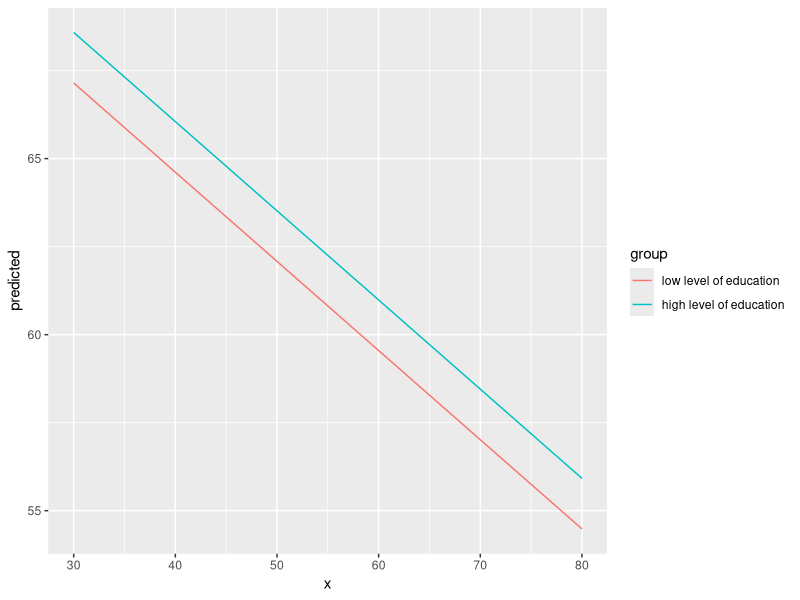
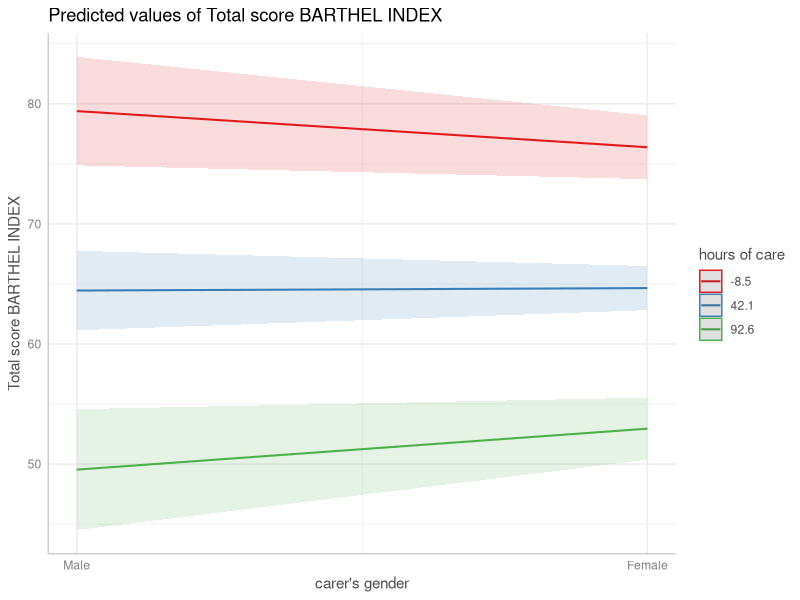
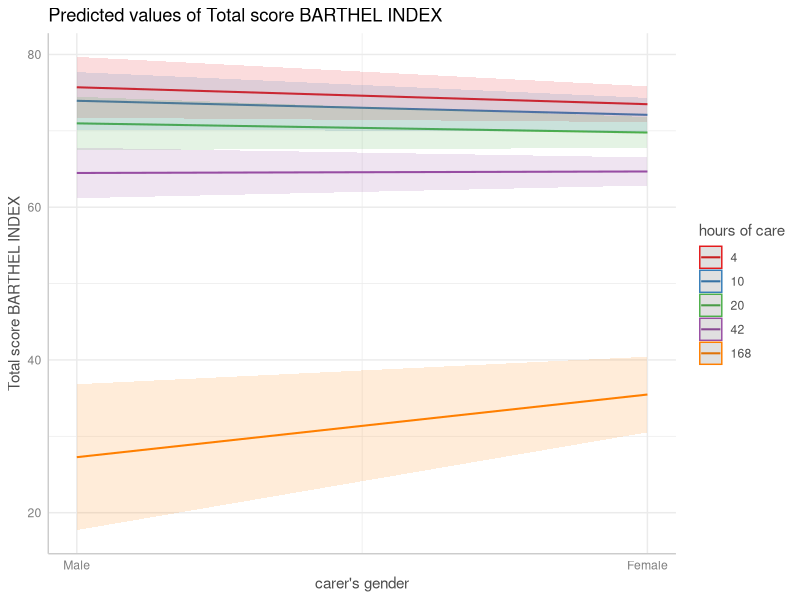

Here is the R script that generated these plots, in order: (Note: this script raises an error after producing the figures.)
## ----set-options, echo = FALSE------------------------------------------------------------------------------------------------------------------------------------------------------------------------------------------------------------------------------------------------------------------------------------------------------------------------------------------------------------------------------------------------------------------------------------------------------------------------------------------------------------------------------------------------------------------------------------------------------------------------------------------------------------------------------------------------------------------------------------------------------------------------------------------------
knitr::opts_chunk$set(collapse = TRUE, comment = "#>", dev = "png", fig.width = 7, fig.height = 4, message = FALSE, warning = FALSE)
options(width = 800)

## -----------------------------------------------------------------------------------------------------------------------------------------------------------------------------------------------------------------------------------------------------------------------------------------------------------------------------------------------------------------------------------------------------------------------------------------------------------------------------------------------------------------------------------------------------------------------------------------------------------------------------------------------------------------------------------------------------------------------------------------------------------------------------------------------------------------------------
library(ggeffects)
library(ggplot2)
data(efc)
fit <- lm(barthtot ~ c12hour + neg_c_7 + c161sex + c172code, data = efc)

mydf <- ggpredict(fit, terms = c("c12hour [30:80]", "c172code [1,3]"))
mydf
ggplot(mydf, aes(x, predicted, colour = group)) + geom_line()

## -----------------------------------------------------------------------------------------------------------------------------------------------------------------------------------------------------------------------------------------------------------------------------------------------------------------------------------------------------------------------------------------------------------------------------------------------------------------------------------------------------------------------------------------------------------------------------------------------------------------------------------------------------------------------------------------------------------------------------------------------------------------------------------------------------------------------------
data(mtcars)
mpg_model <- lm(mpg ~ log(hp), data = mtcars)

# x-values and predictions based on the log(hp)-values
ggpredict(mpg_model, "hp")

# x-values and predictions based on hp-values from 50 to 150
ggpredict(mpg_model, "hp [50:150]")

## -----------------------------------------------------------------------------------------------------------------------------------------------------------------------------------------------------------------------------------------------------------------------------------------------------------------------------------------------------------------------------------------------------------------------------------------------------------------------------------------------------------------------------------------------------------------------------------------------------------------------------------------------------------------------------------------------------------------------------------------------------------------------------------------------------------------------------
# range for x-values with .5-steps
ggpredict(mpg_model, "hp [50:60 by=.5]")

## -----------------------------------------------------------------------------------------------------------------------------------------------------------------------------------------------------------------------------------------------------------------------------------------------------------------------------------------------------------------------------------------------------------------------------------------------------------------------------------------------------------------------------------------------------------------------------------------------------------------------------------------------------------------------------------------------------------------------------------------------------------------------------------------------------------------------------
data(efc)
# short variable label, for plot
attr(efc$c12hour, "label") <- "hours of care"
fit <- lm(barthtot ~ c12hour * c161sex + neg_c_7, data = efc)

mydf <- ggpredict(fit, terms = c("c161sex", "c12hour [meansd]"))
plot(mydf)

mydf <- ggpredict(fit, terms = c("c161sex", "c12hour [quart]"))
plot(mydf)

## -----------------------------------------------------------------------------------------------------------------------------------------------------------------------------------------------------------------------------------------------------------------------------------------------------------------------------------------------------------------------------------------------------------------------------------------------------------------------------------------------------------------------------------------------------------------------------------------------------------------------------------------------------------------------------------------------------------------------------------------------------------------------------------------------------------------------------
# x-values and predictions based on exponentiated hp-values
ggpredict(mpg_model, "hp [exp]")

## -----------------------------------------------------------------------------------------------------------------------------------------------------------------------------------------------------------------------------------------------------------------------------------------------------------------------------------------------------------------------------------------------------------------------------------------------------------------------------------------------------------------------------------------------------------------------------------------------------------------------------------------------------------------------------------------------------------------------------------------------------------------------------------------------------------------------------
# x-values and predictions based on doubled hp-values
hp_double <- function(x) 2 * x
ggpredict(mpg_model, "hp [hp_double]")

## -----------------------------------------------------------------------------------------------------------------------------------------------------------------------------------------------------------------------------------------------------------------------------------------------------------------------------------------------------------------------------------------------------------------------------------------------------------------------------------------------------------------------------------------------------------------------------------------------------------------------------------------------------------------------------------------------------------------------------------------------------------------------------------------------------------------------------
library(sjmisc)
library(sjlabelled)
library(lme4)
data(efc)

efc$c12hour <- std(efc$c12hour)
efc$e15relat <- as_label(efc$e15relat)

m <- lmer(
  barthtot ~ c12hour + I(c12hour^2) + neg_c_7 + c160age + c172code + (1 | e15relat), 
  data = efc
)

me <- ggpredict(m, terms = "c12hour")
plot(me)

## -----------------------------------------------------------------------------------------------------------------------------------------------------------------------------------------------------------------------------------------------------------------------------------------------------------------------------------------------------------------------------------------------------------------------------------------------------------------------------------------------------------------------------------------------------------------------------------------------------------------------------------------------------------------------------------------------------------------------------------------------------------------------------------------------------------------------------
me <- ggpredict(m, terms = "c12hour [all]")
plot(me)

## -----------------------------------------------------------------------------------------------------------------------------------------------------------------------------------------------------------------------------------------------------------------------------------------------------------------------------------------------------------------------------------------------------------------------------------------------------------------------------------------------------------------------------------------------------------------------------------------------------------------------------------------------------------------------------------------------------------------------------------------------------------------------------------------------------------------------------
me <- ggpredict(m, terms = "c12hour [n=2]")
plot(me)

## -----------------------------------------------------------------------------------------------------------------------------------------------------------------------------------------------------------------------------------------------------------------------------------------------------------------------------------------------------------------------------------------------------------------------------------------------------------------------------------------------------------------------------------------------------------------------------------------------------------------------------------------------------------------------------------------------------------------------------------------------------------------------------------------------------------------------------
me <- ggpredict(m, terms = "c12hour [n=10]")
plot(me)

## -----------------------------------------------------------------------------------------------------------------------------------------------------------------------------------------------------------------------------------------------------------------------------------------------------------------------------------------------------------------------------------------------------------------------------------------------------------------------------------------------------------------------------------------------------------------------------------------------------------------------------------------------------------------------------------------------------------------------------------------------------------------------------------------------------------------------------
data(mtcars)
mpg_model <- lm(mpg ~ log(hp) + disp, data = mtcars)

# "disp" is hold constant at its mean
ggpredict(mpg_model, "hp [exp]")

# "disp" is hold constant at value 200
ggpredict(mpg_model, "hp [exp]", condition = c(disp = 200))

## -----------------------------------------------------------------------------------------------------------------------------------------------------------------------------------------------------------------------------------------------------------------------------------------------------------------------------------------------------------------------------------------------------------------------------------------------------------------------------------------------------------------------------------------------------------------------------------------------------------------------------------------------------------------------------------------------------------------------------------------------------------------------------------------------------------------------------
library(sjlabelled)
library(lme4)
data(efc)
efc$e15relat <- as_label(efc$e15relat)
m <- lmer(neg_c_7 ~ c12hour + c160age + c161sex + (1 | e15relat), data = efc)
me <- ggpredict(m, terms = "c12hour")
plot(me)

## -----------------------------------------------------------------------------------------------------------------------------------------------------------------------------------------------------------------------------------------------------------------------------------------------------------------------------------------------------------------------------------------------------------------------------------------------------------------------------------------------------------------------------------------------------------------------------------------------------------------------------------------------------------------------------------------------------------------------------------------------------------------------------------------------------------------------------
me <- ggpredict(m, terms = "c12hour", type = "re")
plot(me)

## -----------------------------------------------------------------------------------------------------------------------------------------------------------------------------------------------------------------------------------------------------------------------------------------------------------------------------------------------------------------------------------------------------------------------------------------------------------------------------------------------------------------------------------------------------------------------------------------------------------------------------------------------------------------------------------------------------------------------------------------------------------------------------------------------------------------------------
me <- ggpredict(m, terms = c("c12hour", "e15relat"), type = "re")
plot(me)

## -----------------------------------------------------------------------------------------------------------------------------------------------------------------------------------------------------------------------------------------------------------------------------------------------------------------------------------------------------------------------------------------------------------------------------------------------------------------------------------------------------------------------------------------------------------------------------------------------------------------------------------------------------------------------------------------------------------------------------------------------------------------------------------------------------------------------------
me <- ggpredict(m, terms = c("c12hour", "e15relat [child,sibling]"), type = "re")
plot(me)

## -----------------------------------------------------------------------------------------------------------------------------------------------------------------------------------------------------------------------------------------------------------------------------------------------------------------------------------------------------------------------------------------------------------------------------------------------------------------------------------------------------------------------------------------------------------------------------------------------------------------------------------------------------------------------------------------------------------------------------------------------------------------------------------------------------------------------------
data("sleepstudy")
m <- lmer(Reaction ~ Days + (1 + Days | Subject), data = sleepstudy)
me <- ggpredict(m, terms = c("Days", "Subject [sample=8]"), type = "re")
plot(me)
